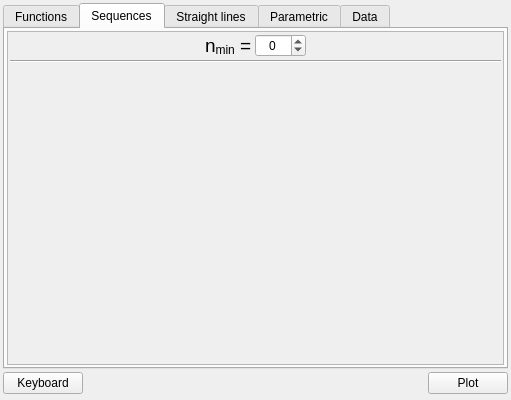
<?xml version="1.0" encoding="UTF-8"?>
<ui version="4.0">
 <class>MathObjectsInput</class>
 <widget class="QWidget" name="MathObjectsInput">
  <property name="geometry">
   <rect>
    <x>0</x>
    <y>0</y>
    <width>511</width>
    <height>400</height>
   </rect>
  </property>
  <property name="sizePolicy">
   <sizepolicy hsizetype="Preferred" vsizetype="Preferred">
    <horstretch>0</horstretch>
    <verstretch>0</verstretch>
   </sizepolicy>
  </property>
  <property name="minimumSize">
   <size>
    <width>380</width>
    <height>400</height>
   </size>
  </property>
  <property name="maximumSize">
   <size>
    <width>16777215</width>
    <height>16777215</height>
   </size>
  </property>
  <property name="windowTitle">
   <string>Functions</string>
  </property>
  <property name="windowIcon">
   <iconset>
    <normaloff>:/icons/functions.png</normaloff>:/icons/functions.png</iconset>
  </property>
  <layout class="QVBoxLayout" name="verticalLayout_6">
   <property name="spacing">
    <number>3</number>
   </property>
   <property name="leftMargin">
    <number>3</number>
   </property>
   <property name="topMargin">
    <number>3</number>
   </property>
   <property name="rightMargin">
    <number>3</number>
   </property>
   <property name="bottomMargin">
    <number>3</number>
   </property>
   <item>
    <widget class="QTabWidget" name="tabWidget">
     <property name="sizePolicy">
      <sizepolicy hsizetype="Expanding" vsizetype="Expanding">
       <horstretch>0</horstretch>
       <verstretch>0</verstretch>
      </sizepolicy>
     </property>
     <property name="minimumSize">
      <size>
       <width>0</width>
       <height>300</height>
      </size>
     </property>
     <property name="maximumSize">
      <size>
       <width>16777215</width>
       <height>16777215</height>
      </size>
     </property>
     <property name="currentIndex">
      <number>1</number>
     </property>
     <widget class="QWidget" name="tab">
      <attribute name="title">
       <string>Functions</string>
      </attribute>
      <attribute name="toolTip">
       <string>Numerical functions</string>
      </attribute>
      <layout class="QVBoxLayout" name="verticalLayout_3">
       <property name="leftMargin">
        <number>2</number>
       </property>
       <property name="topMargin">
        <number>2</number>
       </property>
       <property name="rightMargin">
        <number>2</number>
       </property>
       <property name="bottomMargin">
        <number>2</number>
       </property>
       <item>
        <widget class="QScrollArea" name="scrollArea_2">
         <property name="widgetResizable">
          <bool>true</bool>
         </property>
         <widget class="QWidget" name="scrollAreaWidgetContents_2">
          <property name="geometry">
           <rect>
            <x>0</x>
            <y>0</y>
            <width>495</width>
            <height>314</height>
           </rect>
          </property>
          <layout class="QVBoxLayout" name="Layout_2">
           <property name="spacing">
            <number>2</number>
           </property>
           <property name="leftMargin">
            <number>2</number>
           </property>
           <property name="topMargin">
            <number>2</number>
           </property>
           <property name="rightMargin">
            <number>2</number>
           </property>
           <property name="bottomMargin">
            <number>2</number>
           </property>
           <item>
            <layout class="QVBoxLayout" name="funcWidgetsLayout">
             <property name="spacing">
              <number>2</number>
             </property>
            </layout>
           </item>
           <item>
            <spacer name="verticalSpacer_4">
             <property name="orientation">
              <enum>Qt::Vertical</enum>
             </property>
             <property name="sizeHint" stdset="0">
              <size>
               <width>20</width>
               <height>40</height>
              </size>
             </property>
            </spacer>
           </item>
          </layout>
         </widget>
        </widget>
       </item>
      </layout>
     </widget>
     <widget class="QWidget" name="tab_2">
      <property name="sizePolicy">
       <sizepolicy hsizetype="Minimum" vsizetype="Minimum">
        <horstretch>0</horstretch>
        <verstretch>0</verstretch>
       </sizepolicy>
      </property>
      <attribute name="title">
       <string>Sequences</string>
      </attribute>
      <attribute name="toolTip">
       <string>Numerical sequences</string>
      </attribute>
      <layout class="QVBoxLayout" name="verticalLayout_4">
       <property name="spacing">
        <number>0</number>
       </property>
       <property name="leftMargin">
        <number>2</number>
       </property>
       <property name="topMargin">
        <number>2</number>
       </property>
       <property name="rightMargin">
        <number>2</number>
       </property>
       <property name="bottomMargin">
        <number>2</number>
       </property>
       <item>
        <widget class="QScrollArea" name="scrollArea">
         <property name="sizePolicy">
          <sizepolicy hsizetype="Minimum" vsizetype="Minimum">
           <horstretch>0</horstretch>
           <verstretch>0</verstretch>
          </sizepolicy>
         </property>
         <property name="maximumSize">
          <size>
           <width>16777215</width>
           <height>16777215</height>
          </size>
         </property>
         <property name="frameShape">
          <enum>QFrame::StyledPanel</enum>
         </property>
         <property name="frameShadow">
          <enum>QFrame::Sunken</enum>
         </property>
         <property name="lineWidth">
          <number>0</number>
         </property>
         <property name="widgetResizable">
          <bool>true</bool>
         </property>
         <widget class="QWidget" name="scrollAreaWidgetContents">
          <property name="geometry">
           <rect>
            <x>0</x>
            <y>0</y>
            <width>495</width>
            <height>314</height>
           </rect>
          </property>
          <layout class="QVBoxLayout" name="verticalLayout_2">
           <property name="spacing">
            <number>3</number>
           </property>
           <property name="leftMargin">
            <number>2</number>
           </property>
           <property name="topMargin">
            <number>2</number>
           </property>
           <property name="rightMargin">
            <number>2</number>
           </property>
           <property name="bottomMargin">
            <number>2</number>
           </property>
           <item>
            <layout class="QHBoxLayout" name="horizontalLayout_14">
             <item>
              <spacer name="horizontalSpacer_2">
               <property name="orientation">
                <enum>Qt::Horizontal</enum>
               </property>
               <property name="sizeHint" stdset="0">
                <size>
                 <width>40</width>
                 <height>20</height>
                </size>
               </property>
              </spacer>
             </item>
             <item>
              <widget class="QLabel" name="label_25">
               <property name="font">
                <font>
                 <pointsize>14</pointsize>
                </font>
               </property>
               <property name="text">
                <string>n&lt;sub&gt;min&lt;/sub&gt; =</string>
               </property>
              </widget>
             </item>
             <item>
              <widget class="QSpinBox" name="nMin">
               <property name="maximumSize">
                <size>
                 <width>16777215</width>
                 <height>25</height>
                </size>
               </property>
               <property name="alignment">
                <set>Qt::AlignCenter</set>
               </property>
               <property name="minimum">
                <number>-100</number>
               </property>
               <property name="maximum">
                <number>100</number>
               </property>
              </widget>
             </item>
             <item>
              <spacer name="horizontalSpacer_3">
               <property name="orientation">
                <enum>Qt::Horizontal</enum>
               </property>
               <property name="sizeHint" stdset="0">
                <size>
                 <width>40</width>
                 <height>20</height>
                </size>
               </property>
              </spacer>
             </item>
            </layout>
           </item>
           <item>
            <widget class="Line" name="line_6">
             <property name="orientation">
              <enum>Qt::Horizontal</enum>
             </property>
            </widget>
           </item>
           <item>
            <layout class="QVBoxLayout" name="seqWidgetsLayout">
             <property name="spacing">
              <number>2</number>
             </property>
            </layout>
           </item>
           <item>
            <spacer name="verticalSpacer_3">
             <property name="orientation">
              <enum>Qt::Vertical</enum>
             </property>
             <property name="sizeHint" stdset="0">
              <size>
               <width>20</width>
               <height>40</height>
              </size>
             </property>
            </spacer>
           </item>
          </layout>
         </widget>
        </widget>
       </item>
      </layout>
     </widget>
     <widget class="QWidget" name="tab_3">
      <attribute name="title">
       <string>Straight lines</string>
      </attribute>
      <attribute name="toolTip">
       <string>Straight lines and tangents</string>
      </attribute>
      <layout class="QVBoxLayout" name="verticalLayout_7">
       <property name="leftMargin">
        <number>2</number>
       </property>
       <property name="topMargin">
        <number>2</number>
       </property>
       <property name="rightMargin">
        <number>2</number>
       </property>
       <property name="bottomMargin">
        <number>2</number>
       </property>
       <item>
        <widget class="QScrollArea" name="scrollArea_3">
         <property name="frameShape">
          <enum>QFrame::NoFrame</enum>
         </property>
         <property name="widgetResizable">
          <bool>true</bool>
         </property>
         <widget class="QWidget" name="scrollAreaWidgetContents_3">
          <property name="geometry">
           <rect>
            <x>0</x>
            <y>0</y>
            <width>497</width>
            <height>316</height>
           </rect>
          </property>
          <layout class="QVBoxLayout" name="verticalLayout_8">
           <property name="leftMargin">
            <number>0</number>
           </property>
           <property name="topMargin">
            <number>0</number>
           </property>
           <property name="rightMargin">
            <number>0</number>
           </property>
           <property name="bottomMargin">
            <number>0</number>
           </property>
           <item>
            <widget class="QScrollArea" name="scrollArea_4">
             <property name="frameShadow">
              <enum>QFrame::Plain</enum>
             </property>
             <property name="widgetResizable">
              <bool>true</bool>
             </property>
             <widget class="QWidget" name="scrollAreaWidgetContents_4">
              <property name="geometry">
               <rect>
                <x>0</x>
                <y>0</y>
                <width>495</width>
                <height>314</height>
               </rect>
              </property>
              <layout class="QVBoxLayout" name="verticalLayout_10">
               <property name="leftMargin">
                <number>0</number>
               </property>
               <property name="topMargin">
                <number>0</number>
               </property>
               <property name="rightMargin">
                <number>0</number>
               </property>
               <property name="bottomMargin">
                <number>0</number>
               </property>
               <item>
                <layout class="QVBoxLayout" name="linesLayout">
                 <property name="spacing">
                  <number>3</number>
                 </property>
                </layout>
               </item>
               <item>
                <layout class="QHBoxLayout" name="horizontalLayout_25">
                 <property name="topMargin">
                  <number>6</number>
                 </property>
                 <item>
                  <spacer name="horizontalSpacer_6">
                   <property name="orientation">
                    <enum>Qt::Horizontal</enum>
                   </property>
                   <property name="sizeHint" stdset="0">
                    <size>
                     <width>40</width>
                     <height>20</height>
                    </size>
                   </property>
                  </spacer>
                 </item>
                 <item>
                  <widget class="QLabel" name="label_34">
                   <property name="text">
                    <string>Add :</string>
                   </property>
                  </widget>
                 </item>
                 <item>
                  <widget class="QPushButton" name="addLine">
                   <property name="maximumSize">
                    <size>
                     <width>16777215</width>
                     <height>25</height>
                    </size>
                   </property>
                   <property name="text">
                    <string>Straight line</string>
                   </property>
                  </widget>
                 </item>
                 <item>
                  <widget class="QPushButton" name="addTangent">
                   <property name="maximumSize">
                    <size>
                     <width>16777215</width>
                     <height>25</height>
                    </size>
                   </property>
                   <property name="text">
                    <string>Tangent</string>
                   </property>
                  </widget>
                 </item>
                 <item>
                  <spacer name="horizontalSpacer_5">
                   <property name="orientation">
                    <enum>Qt::Horizontal</enum>
                   </property>
                   <property name="sizeHint" stdset="0">
                    <size>
                     <width>40</width>
                     <height>20</height>
                    </size>
                   </property>
                  </spacer>
                 </item>
                </layout>
               </item>
               <item>
                <spacer name="verticalSpacer">
                 <property name="orientation">
                  <enum>Qt::Vertical</enum>
                 </property>
                 <property name="sizeHint" stdset="0">
                  <size>
                   <width>20</width>
                   <height>40</height>
                  </size>
                 </property>
                </spacer>
               </item>
              </layout>
              <zorder></zorder>
             </widget>
            </widget>
           </item>
          </layout>
         </widget>
        </widget>
       </item>
      </layout>
     </widget>
     <widget class="QWidget" name="tab_4">
      <attribute name="title">
       <string>Parametric</string>
      </attribute>
      <layout class="QVBoxLayout" name="verticalLayout_9">
       <property name="leftMargin">
        <number>2</number>
       </property>
       <property name="topMargin">
        <number>2</number>
       </property>
       <property name="rightMargin">
        <number>2</number>
       </property>
       <property name="bottomMargin">
        <number>2</number>
       </property>
       <item>
        <widget class="QScrollArea" name="scrollArea_5">
         <property name="widgetResizable">
          <bool>true</bool>
         </property>
         <widget class="QWidget" name="scrollAreaWidgetContents_5">
          <property name="geometry">
           <rect>
            <x>0</x>
            <y>0</y>
            <width>495</width>
            <height>314</height>
           </rect>
          </property>
          <layout class="QVBoxLayout" name="verticalLayout_11">
           <property name="leftMargin">
            <number>0</number>
           </property>
           <property name="topMargin">
            <number>0</number>
           </property>
           <property name="rightMargin">
            <number>0</number>
           </property>
           <property name="bottomMargin">
            <number>0</number>
           </property>
           <item>
            <layout class="QVBoxLayout" name="parEqLayout">
             <property name="leftMargin">
              <number>5</number>
             </property>
             <property name="topMargin">
              <number>5</number>
             </property>
             <property name="rightMargin">
              <number>5</number>
             </property>
             <property name="bottomMargin">
              <number>5</number>
             </property>
             <item>
              <widget class="QGroupBox" name="groupBox">
               <property name="minimumSize">
                <size>
                 <width>0</width>
                 <height>0</height>
                </size>
               </property>
               <property name="title">
                <string>Animation control:</string>
               </property>
               <layout class="QFormLayout" name="formLayout">
                <property name="verticalSpacing">
                 <number>3</number>
                </property>
                <item row="0" column="0">
                 <widget class="QLabel" name="label_28">
                  <property name="text">
                   <string>Increment period:</string>
                  </property>
                 </widget>
                </item>
                <item row="0" column="1">
                 <layout class="QHBoxLayout" name="horizontalLayout_23">
                  <property name="spacing">
                   <number>5</number>
                  </property>
                  <item>
                   <widget class="QSpinBox" name="periodSpinBox">
                    <property name="maximumSize">
                     <size>
                      <width>16777215</width>
                      <height>25</height>
                     </size>
                    </property>
                    <property name="minimum">
                     <number>1</number>
                    </property>
                    <property name="maximum">
                     <number>1000</number>
                    </property>
                    <property name="singleStep">
                     <number>10</number>
                    </property>
                    <property name="value">
                     <number>50</number>
                    </property>
                   </widget>
                  </item>
                  <item>
                   <widget class="QLabel" name="label_29">
                    <property name="toolTip">
                     <string>milliseconds per step.</string>
                    </property>
                    <property name="text">
                     <string>ms/step</string>
                    </property>
                   </widget>
                  </item>
                 </layout>
                </item>
                <item row="1" column="0">
                 <widget class="QLabel" name="label_26">
                  <property name="text">
                   <string>Frequency:</string>
                  </property>
                 </widget>
                </item>
                <item row="1" column="1">
                 <layout class="QHBoxLayout" name="horizontalLayout_22">
                  <property name="spacing">
                   <number>5</number>
                  </property>
                  <item>
                   <widget class="QSpinBox" name="freqSpinBox">
                    <property name="maximumSize">
                     <size>
                      <width>16777215</width>
                      <height>25</height>
                     </size>
                    </property>
                    <property name="suffix">
                     <string/>
                    </property>
                    <property name="minimum">
                     <number>1</number>
                    </property>
                    <property name="maximum">
                     <number>60</number>
                    </property>
                    <property name="value">
                     <number>20</number>
                    </property>
                   </widget>
                  </item>
                  <item>
                   <widget class="QLabel" name="label_27">
                    <property name="text">
                     <string>Hz</string>
                    </property>
                   </widget>
                  </item>
                 </layout>
                </item>
               </layout>
              </widget>
             </item>
             <item>
              <widget class="Line" name="line_12">
               <property name="orientation">
                <enum>Qt::Horizontal</enum>
               </property>
              </widget>
             </item>
            </layout>
           </item>
           <item>
            <layout class="QHBoxLayout" name="horizontalLayout_21">
             <property name="topMargin">
              <number>6</number>
             </property>
             <item>
              <spacer name="horizontalSpacer_4">
               <property name="orientation">
                <enum>Qt::Horizontal</enum>
               </property>
               <property name="sizeHint" stdset="0">
                <size>
                 <width>40</width>
                 <height>20</height>
                </size>
               </property>
              </spacer>
             </item>
             <item>
              <widget class="QPushButton" name="addParEq">
               <property name="maximumSize">
                <size>
                 <width>16777215</width>
                 <height>30</height>
                </size>
               </property>
               <property name="text">
                <string>Add</string>
               </property>
               <property name="flat">
                <bool>false</bool>
               </property>
              </widget>
             </item>
             <item>
              <spacer name="horizontalSpacer_7">
               <property name="orientation">
                <enum>Qt::Horizontal</enum>
               </property>
               <property name="sizeHint" stdset="0">
                <size>
                 <width>40</width>
                 <height>20</height>
                </size>
               </property>
              </spacer>
             </item>
            </layout>
           </item>
           <item>
            <spacer name="verticalSpacer_2">
             <property name="orientation">
              <enum>Qt::Vertical</enum>
             </property>
             <property name="sizeHint" stdset="0">
              <size>
               <width>20</width>
               <height>210</height>
              </size>
             </property>
            </spacer>
           </item>
          </layout>
         </widget>
        </widget>
       </item>
      </layout>
     </widget>
     <widget class="QWidget" name="tab_5">
      <attribute name="title">
       <string>Data</string>
      </attribute>
      <layout class="QVBoxLayout" name="verticalLayout_5">
       <property name="leftMargin">
        <number>2</number>
       </property>
       <property name="topMargin">
        <number>2</number>
       </property>
       <property name="rightMargin">
        <number>2</number>
       </property>
       <property name="bottomMargin">
        <number>2</number>
       </property>
       <item>
        <widget class="QScrollArea" name="scrollArea_6">
         <property name="widgetResizable">
          <bool>true</bool>
         </property>
         <widget class="QWidget" name="scrollAreaWidgetContents_6">
          <property name="geometry">
           <rect>
            <x>0</x>
            <y>0</y>
            <width>495</width>
            <height>314</height>
           </rect>
          </property>
          <layout class="QVBoxLayout" name="verticalLayout_12">
           <item>
            <layout class="QVBoxLayout" name="dataWidgetsContainerLayout">
             <property name="spacing">
              <number>0</number>
             </property>
            </layout>
           </item>
           <item>
            <layout class="QHBoxLayout" name="horizontalLayout_2">
             <item>
              <spacer name="horizontalSpacer_8">
               <property name="orientation">
                <enum>Qt::Horizontal</enum>
               </property>
               <property name="sizeHint" stdset="0">
                <size>
                 <width>40</width>
                 <height>20</height>
                </size>
               </property>
              </spacer>
             </item>
             <item>
              <widget class="QPushButton" name="addDataWidget">
               <property name="sizePolicy">
                <sizepolicy hsizetype="Preferred" vsizetype="Fixed">
                 <horstretch>0</horstretch>
                 <verstretch>0</verstretch>
                </sizepolicy>
               </property>
               <property name="minimumSize">
                <size>
                 <width>100</width>
                 <height>0</height>
                </size>
               </property>
               <property name="maximumSize">
                <size>
                 <width>16777215</width>
                 <height>30</height>
                </size>
               </property>
               <property name="text">
                <string>Add</string>
               </property>
              </widget>
             </item>
             <item>
              <spacer name="horizontalSpacer_9">
               <property name="orientation">
                <enum>Qt::Horizontal</enum>
               </property>
               <property name="sizeHint" stdset="0">
                <size>
                 <width>40</width>
                 <height>20</height>
                </size>
               </property>
              </spacer>
             </item>
            </layout>
           </item>
           <item>
            <spacer name="verticalSpacer_5">
             <property name="orientation">
              <enum>Qt::Vertical</enum>
             </property>
             <property name="sizeHint" stdset="0">
              <size>
               <width>20</width>
               <height>226</height>
              </size>
             </property>
            </spacer>
           </item>
          </layout>
         </widget>
        </widget>
       </item>
      </layout>
     </widget>
    </widget>
   </item>
   <item>
    <layout class="QHBoxLayout" name="horizontalLayout">
     <item>
      <widget class="QPushButton" name="keyboardButton">
       <property name="focusPolicy">
        <enum>Qt::NoFocus</enum>
       </property>
       <property name="text">
        <string>Keyboard</string>
       </property>
      </widget>
     </item>
     <item>
      <spacer name="horizontalSpacer">
       <property name="orientation">
        <enum>Qt::Horizontal</enum>
       </property>
       <property name="sizeHint" stdset="0">
        <size>
         <width>40</width>
         <height>20</height>
        </size>
       </property>
      </spacer>
     </item>
     <item>
      <widget class="QPushButton" name="buttonPlot">
       <property name="minimumSize">
        <size>
         <width>0</width>
         <height>0</height>
        </size>
       </property>
       <property name="maximumSize">
        <size>
         <width>16777215</width>
         <height>16777215</height>
        </size>
       </property>
       <property name="focusPolicy">
        <enum>Qt::NoFocus</enum>
       </property>
       <property name="text">
        <string>Plot</string>
       </property>
      </widget>
     </item>
    </layout>
   </item>
   <item>
    <widget class="QWidget" name="widget" native="true">
     <layout class="QVBoxLayout" name="verticalLayout">
      <property name="leftMargin">
       <number>0</number>
      </property>
      <property name="topMargin">
       <number>0</number>
      </property>
      <property name="rightMargin">
       <number>0</number>
      </property>
      <property name="bottomMargin">
       <number>0</number>
      </property>
     </layout>
    </widget>
   </item>
  </layout>
  <zorder>tabWidget</zorder>
  <zorder>widget</zorder>
  <zorder></zorder>
 </widget>
 <resources/>
 <connections/>
</ui>
